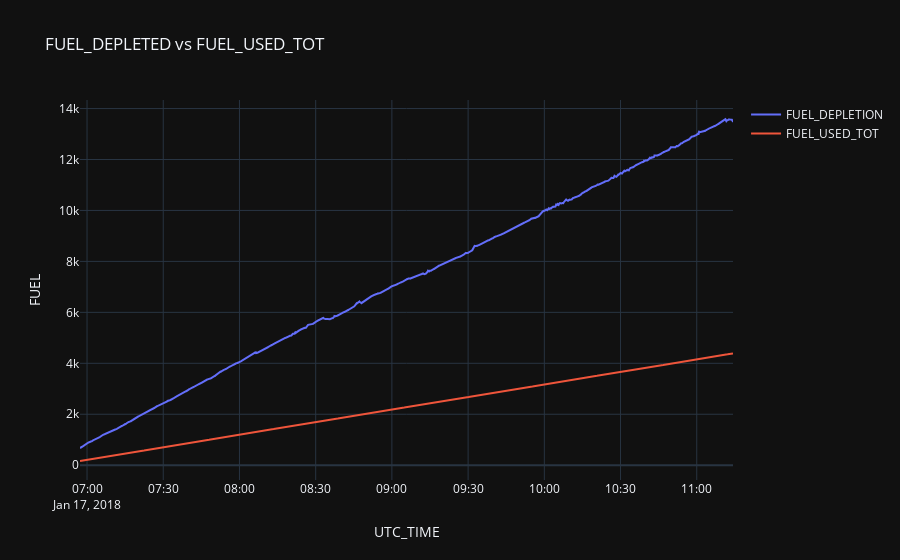

The notebook cell this image was saved under:
### Code cell
# Plot the time series for FUEL_DEPLETED and FUEL_USED_TOT
df_test = df_enriched[df_enriched['id']=='F-RBAE_441.0']
fig = go.Figure()

fig.add_trace(go.Scatter(x=df_test['UTC_TIME'], y=df_test['FUEL_DEPLETION'], name='FUEL_DEPLETION'))
fig.add_trace(go.Scatter(x=df_test['UTC_TIME'], y=df_test['FUEL_USED_TOT'], name='FUEL_USED_TOT'))

fig.update_layout(title='FUEL_DEPLETED vs FUEL_USED_TOT',
                  xaxis_title='UTC_TIME',
                  yaxis_title='FUEL')

fig.show()

### Figure 1 — Plotly figure (JSON) as saved in the notebook; plotly's stock layout.template omitted (floating-point values rounded to 4 significant figures; data arrays with more than 128 entries replaced by an {"elided": "..."} marker saying what was removed)
{"data": [{"name": "FUEL_DEPLETION", "x": {"elided": "15423 str values"}, "y": {"elided": "15423 float values"}, "type": "scatter"}, {"name": "FUEL_USED_TOT", "x": {"elided": "15423 str values"}, "y": {"elided": "15423 float values"}, "type": "scatter"}], "layout": {"title": {"text": "FUEL_DEPLETED vs FUEL_USED_TOT"}, "xaxis": {"title": {"text": "UTC_TIME"}}, "yaxis": {"title": {"text": "FUEL"}}}}
